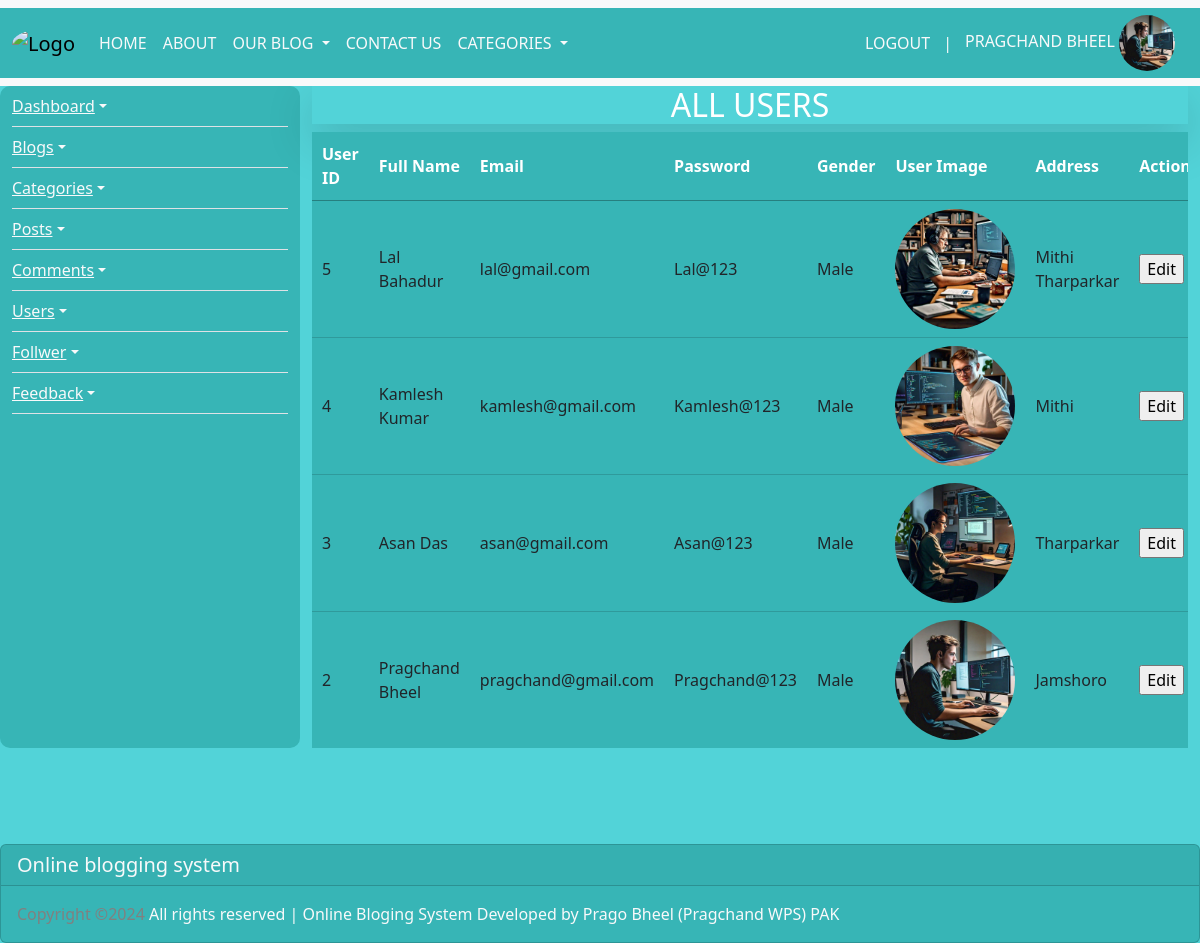
Screenshot of /admin/manage_user.php (signed in) with the database file from the repository.
### tables this page shows
CREATE TABLE `user` (
  `user_id` int(11) NOT NULL AUTO_INCREMENT,
  `role_id` int(11) DEFAULT NULL,
  `first_name` varchar(50) NOT NULL,
  `last_name` varchar(50) NOT NULL,
  `email` varchar(50) DEFAULT NULL,
  `password` text NOT NULL,
  `gender` enum('Male','Female') DEFAULT NULL,
  `date_of_birth` date DEFAULT NULL,
  `user_image` text DEFAULT NULL,
  `address` text DEFAULT NULL,
  `is_approved` enum('Pending','Approved','Rejected') DEFAULT 'Pending',
  `is_active` enum('Active','InActive') DEFAULT NULL,
  `created_at` timestamp NOT NULL DEFAULT current_timestamp() ON UPDATE current_timestamp(),
  `updated_at` timestamp NULL DEFAULT NULL,
  PRIMARY KEY (`user_id`),
  KEY `role_id` (`role_id`),
  CONSTRAINT `user_ibfk_1` FOREIGN KEY (`role_id`) REFERENCES `role` (`role_id`) ON DELETE CASCADE ON UPDATE CASCADE
);

### admin/manage_user.php (the view, shortened to what this page needs)
<!DOCTYPE html>
<html lang="en">
<head>
    <link rel="stylesheet" href="../bootstrap/dist/css/bootstrap.min.css">
    <link rel="stylesheet" type="text/css" href="https://cdn.datatables.net/1.11.5/css/jquery.dataTables.min.css">
</head>
<body id="body_background">
    <?php include("header.php") ?>
	<div class="container-fluid">
		<div class="row">
        <?php
            include("side_bar.php");
        ?>
        <div class="col-md-9">
            <h2 class="text-center shadow-lg text-uppercase">All Users</h2>
            <div class="table-responsive" style="color: ; background: #37B5B6;">
                <table id="table_id" class="display">
                    <thead style="color: white;">
                    <tr>
                        <th>User ID</th>
                        <th>Full Name</th>
                        <th>Email</th>
                        <th>Password</th>
                        <th>Gender</th>
                        <th>User Image</th>
                        <th>Address</th>
                        <th>Action</th>
                    </tr>
                    </thead>
                    <tbody>
                    <?php
                    $query = "SELECT * FROM user ORDER BY user_id DESC";
                    $result = mysqli_query($connection, $query);
                    if ($result->num_rows > 0) {
                        while ($user = mysqli_fetch_assoc($result)) {
                     ?>
                        <tr>
                            <td> <?php echo htmlspecialchars($user['user_id']); ?> </td>
                            <td><?php echo htmlspecialchars($user['first_name'])." ".htmlspecialchars($user['last_name']); ?></td>
                            <td><?php echo htmlspecialchars($user['email']); ?></td>
                            <td><?php echo htmlspecialchars($user['password']); ?></td>
                            <td><?php echo htmlspecialchars($user['gender']); ?></td>
                            <td><img src="../Images/user_profile/<?php echo$user['user_image']; ?>" alt="Profile Image" class="profile_in_table"></td>
                            <td><?php echo htmlspecialchars($user['address']); ?></td>
                             <td> <a href="?update_user=<?= $user['user_id'] ?>"><input type='submit' name='update_user' value='Edit'></a></td>
                        </tr>
                        <?php
                        }
                    }
                    ?>
                    </tbody>
                </table>
            </div>
        </div>
		</div>
	</div>
	<br><br>
        <?php include("../frontend/footer.php"); ?>
</body>
</html>

### admin/manage_user.php (style rules this page uses)
#body_background { background: #52D3D8; }
.profile_in_table { height: 15vh; border-radius: 50%; }
.text-center { text-align: center; color: white; }
.shadow-lg { box-shadow: 0 1rem 3rem rgba(0,0,0,.175)!important; }
.text-uppercase { text-transform: uppercase; }

### rows the page displays
user: user_id "5", first_name "Lal", last_name "Bahadur", email "lal@gmail.com", password "Lal@123", gender "Male", user_image (picture), address "Mithi Tharparkar"
user: user_id "4", first_name "Kamlesh", last_name "Kumar", email "kamlesh@gmail.com", password "Kamlesh@123", gender "Male", user_image (picture), address "Mithi"
user: user_id "3", first_name "Asan", last_name "Das", email "asan@gmail.com", password "Asan@123", gender "Male", user_image (picture), address "Tharparkar"
user: user_id "2", first_name "Pragchand", last_name "Bheel", email "pragchand@gmail.com", password "Pragchand@123", gender "Male", user_image (picture), address "Jamshoro"

### other values shown
$_SESSION['user']['first_name'] "PRAGCHAND"
$_SESSION['user']['last_name'] "BHEEL"
